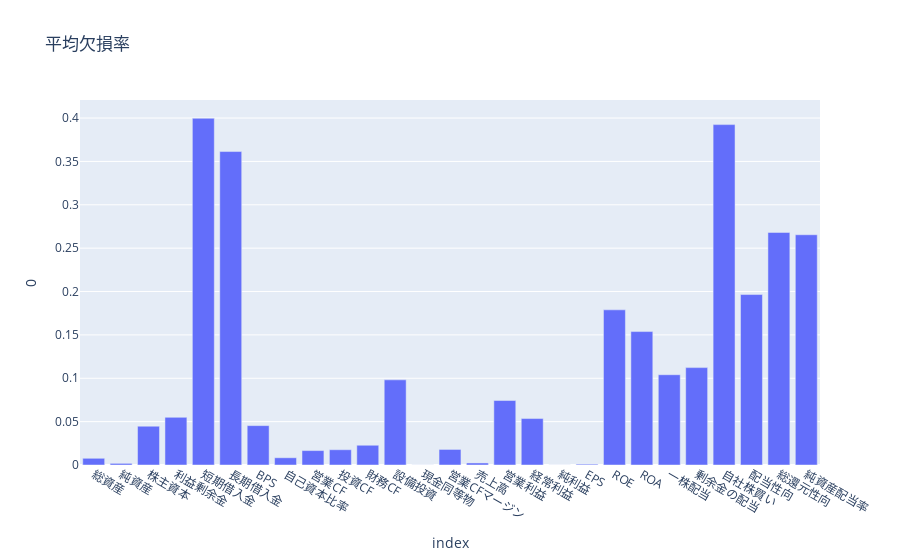

Notebook code cell kept with this figure:
### Markdown cell above
### 列ごとの欠損値の割合を確認する

### Code cell
df_combined = pd.DataFrame()
for filename in settings["files"]:
    df = all_df[filename].copy()
    missing_column_df = df.drop(columns=["コード", "年度"]).isna().mean()
    df_combined = pd.concat([df_combined, missing_column_df], axis=0)
fig = px.bar(df_combined, x=df_combined.index, y=df_combined[0], labels={"x":"項目","y":"欠損率"}, title="平均欠損率")
fig.show()

### Figure 1 — Plotly figure (JSON) as saved in the notebook; plotly's stock layout.template omitted (floating-point values rounded to 4 significant figures)
{"data": [{"hovertemplate": "index=%{x}<br>0=%{y}<extra></extra>", "legendgroup": "", "marker": {"color": "#636efa", "pattern": {"shape": ""}}, "name": "", "orientation": "v", "showlegend": false, "textposition": "auto", "type": "bar", "x": ["総資産", "純資産", "株主資本", "利益剰余金", "短期借入金", "長期借入金", "BPS", "自己資本比率", "営業CF", "投資CF", "財務CF", "設備投資", "現金同等物", "営業CFマージン", "売上高", "営業利益", "経常利益", "純利益", "EPS", "ROE", "ROA", "一株配当", "剰余金の配当", "自社株買い", "配当性向", "総還元性向", "純資産配当率"], "xaxis": "x", "y": [0.007735, 0.001879, 0.04471, 0.05495, 0.3998, 0.3614, 0.0454, 0.008351, 0.01663, 0.01762, 0.02277, 0.09819, 6.502e-05, 0.01795, 0.002352, 0.07433, 0.05354, 4.736e-05, 0.0009473, 0.1789, 0.1538, 0.1041, 0.1123, 0.3924, 0.1965, 0.2681, 0.2655], "yaxis": "y"}], "layout": {"barmode": "relative", "legend": {"tracegroupgap": 0}, "title": {"text": "平均欠損率"}, "xaxis": {"anchor": "y", "domain": [0, 1], "title": {"text": "index"}}, "yaxis": {"anchor": "x", "domain": [0, 1], "title": {"text": "0"}}}}
